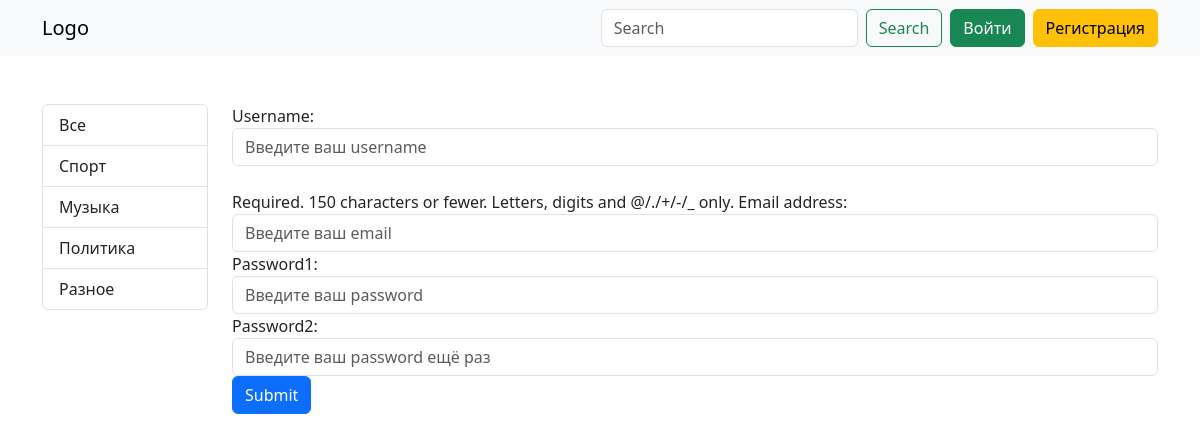
Page /registration/ on the committed database.
### web_site/models.py (models this page shows)
class Category(models.Model):
    name = models.CharField(max_length=150, verbose_name="Название категории")
    def __str__(self):
        return self.name
    class Meta:
        verbose_name = "Категория"  # Единственное число
        verbose_name_plural = "Категории"  # Множественное число

### web_site/views.py (the view)
# urls.py: path('registration/', views.registration_view, name="registration"),
def registration_view(request):
    if request.method == "POST":
        form = RegistrationForm(data=request.POST)
        if form.is_valid():
            form.save()
            return redirect('login')
    else:
        form = RegistrationForm()
    context = {
        "form": form
    }
    return render(request, "web_site/registration.html", context)

### web_site/forms.py
class RegistrationForm(UserCreationForm):
    password1 = forms.CharField(widget=forms.PasswordInput(attrs={
        "class": "form-control",
        "placeholder": "Введите ваш password"
    }))
    password2 = forms.CharField(widget=forms.PasswordInput(attrs={
        "class": "form-control",
        "placeholder": "Введите ваш password ещё раз"
    }))
    class Meta:
        model = User
        fields = ["username", "email"]
        widgets = {
            "username": forms.TextInput(attrs={
                "class": "form-control",
                "placeholder": "Введите ваш username"
            }),
            "email": forms.EmailInput(attrs={
                "class": "form-control",
                "placeholder": "Введите ваш email"
            })
        }

### web_site/templatetags/custom_tags.py (called while the page is built)
@register.simple_tag()
def get_categories():
    categories = Category.objects.all()
    return categories

### web_site/templates/web_site/registration.html (shortened to what this page needs)
{% extends 'base.html' %}
{% block content %}
<form action="" method="post">
    {{ form }}
    <button type="submit" class="btn btn-primary">Submit</button>
</form>
{% endblock content %}

### templates/include/_sidebar.html
{% load custom_tags %}
{% get_categories as categories %}
<div class="list-group">
  <a href="{% url 'home' %}" class="list-group-item list-group-item-action">Все</a>
  {% for category in categories %}
  <a href="{% url 'category_articles' category_id=category.pk %}" class="list-group-item list-group-item-action">{{ category }}</a>
  {% endfor %}
</div>

### rows in the picture
Category: name "Спорт"
Category: name "Музыка"
Category: name "Политика"
Category: name "Разное"
